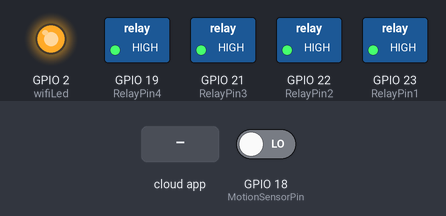
Bench run of a sketch on a simulated ESP32. On the bench: switched loads named in the sketch (green lamp = pin HIGH), output pins drawn as LEDs (lit = HIGH). Inputs (shaded band) come from the test bench; at power-on: GPIO 18 (MotionSensorPin) LOW. WiFi joins after 1.5 s; servers stay silent unless stated; what the sketch prints to the serial monitor is not drawn.

Above: at 2.7 s.
2.8 s: GPIO 18 (MotionSensorPin) driven HIGH
At 3.6 s:
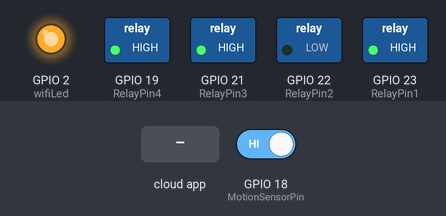
4.3 s: the phone or cloud app sets 6738d519112bc57a500a04b8 to 1
At 4.7 s:
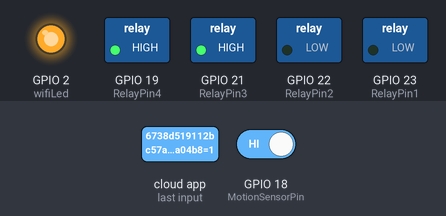
5.8 s: the phone or cloud app sets 6738d6a9112bc57a500a05af to 1
At 7.0 s:
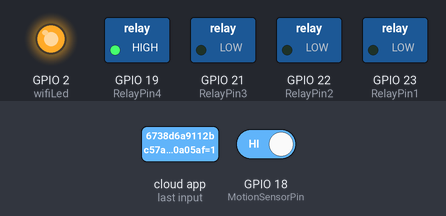
7.3 s: the phone or cloud app sets 6738d7301eb8df266072f5b0 to 0
At 8.2 s:
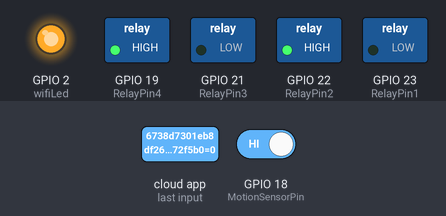
8.8 s: the phone or cloud app sets SWITCH_ID_NO_4_HERE to 1
At 9.4 s:
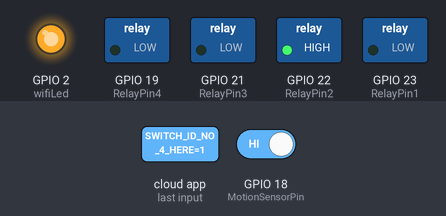
10.3 s: the phone or cloud app sets 6738d519112bc57a500a04b8 to 0
At 11.7 s:
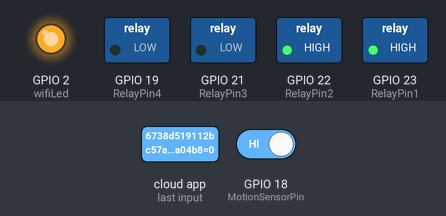
Timing chart, 0 to 12.8 s (numbered marks = the images above; inputs shaded):
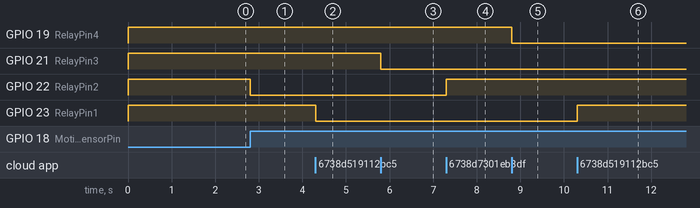

Measured:
- after the input at 2.8 s, GPIO 22 (RelayPin2): HIGH → LOW at once
- after the input at 4.3 s, GPIO 23 (RelayPin1): HIGH → LOW at once
- after the input at 5.8 s, GPIO 21 (RelayPin3): HIGH → LOW at once
- after the input at 7.3 s, GPIO 22 (RelayPin2): LOW → HIGH at once
- after the input at 8.8 s, GPIO 19 (RelayPin4): HIGH → LOW at once
- after the input at 10.3 s, GPIO 23 (RelayPin1): LOW → HIGH at once

The sketch:

pir_sensor.ino
```cpp
// Uncomment the following line to enable serial debug output
//#define ENABLE_DEBUG

#ifdef ENABLE_DEBUG
       #define DEBUG_ESP_PORT Serial
       #define NODEBUG_WEBSOCKETS
       #define NDEBUG
#endif

#include <Arduino.h>
#include <WiFi.h>
#include "SinricPro.h"
#include "SinricProSwitch.h"

#include <map>

#define WIFI_SSID         "bappahive"
#define WIFI_PASS         "bapparawal"
#define APP_KEY           "298571a2-3672-4cb9-9db2-0ee9f6972b1b"
#define APP_SECRET        "f7037edf-9f14-4dd3-9d58-b63e7dc0bcc7-0545b589-4ee3-4c41-a204-8463d48ed7c7"

// Device IDs
#define device_ID_1   "6738d519112bc57a500a04b8"
#define device_ID_2   "6738d7301eb8df266072f5b0"
#define device_ID_3   "6738d6a9112bc57a500a05af"
#define device_ID_4   "SWITCH_ID_NO_4_HERE"

// GPIO pins for Relays, Switches, and Motion Sensor
#define RelayPin1 23  // D23
#define RelayPin2 22  // D22
#define RelayPin3 21  // D21
#define RelayPin4 19  // D19

#define SwitchPin1 13  // D13
#define SwitchPin2 12  // D12
#define SwitchPin3 14  // D14
#define SwitchPin4 27  // D27

#define MotionSensorPin 18  // D18 (Connect to PIR motion sensor)

#define wifiLed   2   // D2

#define BAUD_RATE   9600

// Timer variables
unsigned long motionStopTime = 0; // Time when motion stops
bool motionActive = false;        // Indicates if motion is currently active
const unsigned long delayTime = 0.25 * 60 * 1000; // 15 minutes in milliseconds

typedef struct {
  int relayPIN;
  int flipSwitchPIN;
} deviceConfig_t;

// Map for devices
std::map<String, deviceConfig_t> devices = {
    {device_ID_1, {RelayPin1, SwitchPin1}},
    {device_ID_2, {RelayPin2, SwitchPin2}},
    {device_ID_3, {RelayPin3, SwitchPin3}},
    {device_ID_4, {RelayPin4, SwitchPin4}}
};

bool onPowerState(String deviceId, bool &state) {
  Serial.printf("%s: %s\r\n", deviceId.c_str(), state ? "on" : "off");
  int relayPIN = devices[deviceId].relayPIN; // Get relay pin for corresponding device
  digitalWrite(relayPIN, !state);            // Set relay state (active LOW)
  return true;
}

void setupRelays() {
  for (auto &device : devices) {
    int relayPIN = device.second.relayPIN;
    pinMode(relayPIN, OUTPUT);
    digitalWrite(relayPIN, HIGH); // Relay off by default (HIGH = off for active LOW relays)
  }
}

void setupWiFi() {
  Serial.printf("\r\n[WiFi]: Connecting");
  WiFi.begin(WIFI_SSID, WIFI_PASS);

  while (WiFi.status() != WL_CONNECTED) {
    Serial.printf(".");
    delay(250);
  }
  digitalWrite(wifiLed, HIGH);
  Serial.printf("connected!\r\n[WiFi]: IP-Address is %s\r\n", WiFi.localIP().toString().c_str());
}

void setupSinricPro() {
  for (auto &device : devices) {
    const char *deviceId = device.first.c_str();
    SinricProSwitch &mySwitch = SinricPro[deviceId];
    mySwitch.onPowerState(onPowerState);
  }

  SinricPro.begin(APP_KEY, APP_SECRET);
  SinricPro.restoreDeviceStates(true);
}

void setupMotionSensor() {
  pinMode(MotionSensorPin, INPUT); // Set motion sensor pin as input
}

void checkMotionSensor() {
  static bool lastMotionState = LOW; // Initialize to LOW (no motion)
  bool motionDetected = digitalRead(MotionSensorPin); // Read motion sensor state

  // When motion is detected
  if (motionDetected && !motionActive) {
    Serial.println("[Motion Sensor]: Motion Detected!");
    digitalWrite(RelayPin2, LOW); // Turn on Relay 2 (active LOW)

    // Send event to SinricPro
    SinricProSwitch &mySwitch = SinricPro[device_ID_2];
    mySwitch.sendPowerStateEvent(true);

    motionActive = true; // Mark motion as active
  }

  // When no motion is detected
  if (!motionDetected && motionActive) {
    Serial.println("[Motion Sensor]: No Motion Detected!");
    motionStopTime = millis(); // Record the time when motion stops
    motionActive = false; // Mark motion as inactive
  }

  // Check if 15 minutes have passed since motion stopped
  if (!motionActive && motionStopTime > 0 && millis() - motionStopTime >= delayTime) {
    Serial.println("[Motion Sensor]: Turning off Relay after 15 minutes.");
    digitalWrite(RelayPin2, HIGH); // Turn off Relay 2 (active LOW)

    // Send event to SinricPro
    SinricProSwitch &mySwitch = SinricPro[device_ID_2];
    mySwitch.sendPowerStateEvent(false);

    motionStopTime = 0; // Reset motion stop time
  }
}

void setup() {
  Serial.begin(BAUD_RATE);

  pinMode(wifiLed, OUTPUT);
  digitalWrite(wifiLed, LOW);

  setupRelays();
  setupWiFi();
  setupSinricPro();
  setupMotionSensor();
}

void loop() {
  SinricPro.handle();
  checkMotionSensor();
}
```
